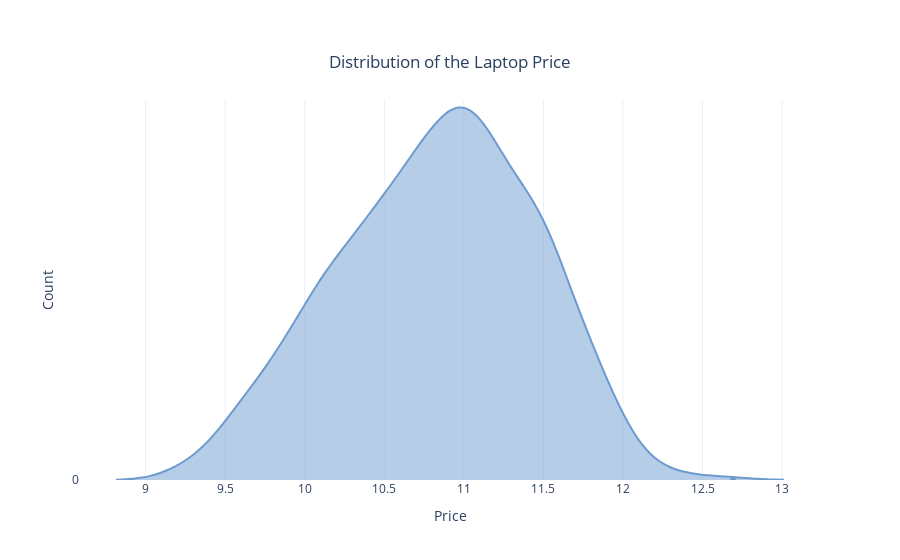

Notebook source saved alongside this figure:
### Code cell
def tar_var_summary(data, target):
    fig = go.Figure()
    fig.add_trace(go.Violin(x=data[target], line_color='#6C9BCF', name='Happy', y0=0))
    fig.update_traces(orientation='h', side='positive', meanline_visible=False)
    fig.update_layout(title={'text': 'Distribution of the Laptop Price',
                             'y':0.9,
                             'x':0.5,
                             'xanchor':'center',
                             'yanchor':'top'},
                             barmode='overlay',
                             xaxis = dict(title = 'Price'),
                             yaxis=dict(title='Count'),
                             template = 'plotly_white')
    fig.show()
    
tar_var_summary(data, 'Price')

### Figure 1 — Plotly figure (JSON) as saved in the notebook; plotly's stock layout.template omitted (floating-point values rounded to 4 significant figures; data arrays with more than 128 entries replaced by an {"elided": "..."} marker saying what was removed)
{"data": [{"line": {"color": "#6C9BCF"}, "meanline": {"visible": false}, "name": "Happy", "orientation": "h", "side": "positive", "type": "violin", "x": {"elided": "1272 float values"}, "y0": 0}], "layout": {"barmode": "overlay", "title": {"text": "Distribution of the Laptop Price", "x": 0.5, "xanchor": "center", "y": 0.9, "yanchor": "top"}, "xaxis": {"title": {"text": "Price"}}, "yaxis": {"title": {"text": "Count"}}}}
